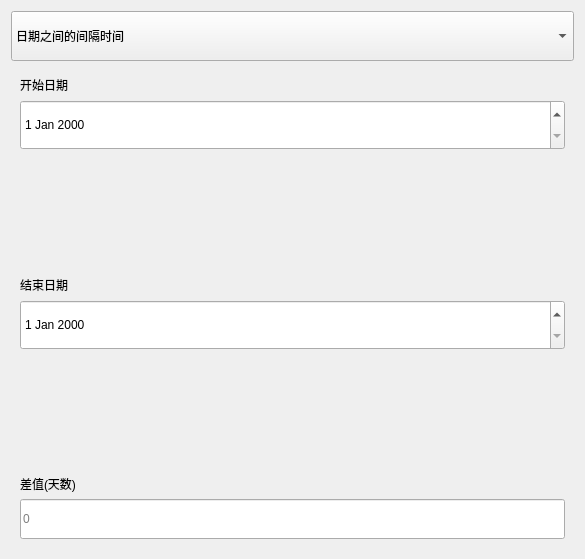
<?xml version="1.0" encoding="UTF-8"?>
<ui version="4.0">
 <class>date</class>
 <widget class="QWidget" name="date">
  <property name="geometry">
   <rect>
    <x>0</x>
    <y>0</y>
    <width>585</width>
    <height>559</height>
   </rect>
  </property>
  <property name="windowTitle">
   <string>日期计算模式</string>
  </property>
  <layout class="QVBoxLayout" name="verticalLayout_2">
   <item>
    <widget class="QComboBox" name="comboBox">
     <property name="minimumSize">
      <size>
       <width>0</width>
       <height>50</height>
      </size>
     </property>
     <item>
      <property name="text">
       <string>日期之间的间隔时间</string>
      </property>
     </item>
     <item>
      <property name="text">
       <string>添加或减去天数</string>
      </property>
     </item>
    </widget>
   </item>
   <item>
    <widget class="QStackedWidget" name="stackedWidget">
     <property name="currentIndex">
      <number>0</number>
     </property>
     <widget class="QWidget" name="page">
      <layout class="QVBoxLayout" name="verticalLayout_9">
       <item>
        <layout class="QVBoxLayout" name="verticalLayout">
         <item>
          <widget class="QLabel" name="label">
           <property name="text">
            <string>开始日期</string>
           </property>
          </widget>
         </item>
         <item>
          <widget class="QDateEdit" name="dateEdit">
           <property name="minimumSize">
            <size>
             <width>0</width>
             <height>50</height>
            </size>
           </property>
          </widget>
         </item>
         <item>
          <spacer name="verticalSpacer_2">
           <property name="orientation">
            <enum>Qt::Orientation::Vertical</enum>
           </property>
           <property name="sizeHint" stdset="0">
            <size>
             <width>20</width>
             <height>105</height>
            </size>
           </property>
          </spacer>
         </item>
         <item>
          <widget class="QLabel" name="label_2">
           <property name="text">
            <string>结束日期</string>
           </property>
          </widget>
         </item>
         <item>
          <widget class="QDateEdit" name="dateEdit_2">
           <property name="minimumSize">
            <size>
             <width>0</width>
             <height>50</height>
            </size>
           </property>
          </widget>
         </item>
         <item>
          <spacer name="verticalSpacer_5">
           <property name="orientation">
            <enum>Qt::Orientation::Vertical</enum>
           </property>
           <property name="sizeHint" stdset="0">
            <size>
             <width>20</width>
             <height>40</height>
            </size>
           </property>
          </spacer>
         </item>
         <item>
          <widget class="QLabel" name="label_3">
           <property name="text">
            <string>差值(天数)</string>
           </property>
          </widget>
         </item>
         <item>
          <widget class="QLineEdit" name="lineEdit">
           <property name="minimumSize">
            <size>
             <width>0</width>
             <height>40</height>
            </size>
           </property>
           <property name="placeholderText">
            <string>0</string>
           </property>
          </widget>
         </item>
        </layout>
       </item>
      </layout>
     </widget>
     <widget class="QWidget" name="page_2">
      <layout class="QVBoxLayout" name="verticalLayout_8">
       <item>
        <layout class="QVBoxLayout" name="verticalLayout_3">
         <item>
          <widget class="QLabel" name="label_4">
           <property name="text">
            <string>开始日期</string>
           </property>
          </widget>
         </item>
         <item>
          <widget class="QDateEdit" name="dateEdit_4">
           <property name="sizePolicy">
            <sizepolicy hsizetype="Minimum" vsizetype="Preferred">
             <horstretch>0</horstretch>
             <verstretch>0</verstretch>
            </sizepolicy>
           </property>
           <property name="minimumSize">
            <size>
             <width>0</width>
             <height>50</height>
            </size>
           </property>
          </widget>
         </item>
        </layout>
       </item>
       <item>
        <spacer name="verticalSpacer">
         <property name="orientation">
          <enum>Qt::Orientation::Vertical</enum>
         </property>
         <property name="sizeHint" stdset="0">
          <size>
           <width>20</width>
           <height>63</height>
          </size>
         </property>
        </spacer>
       </item>
       <item>
        <layout class="QHBoxLayout" name="horizontalLayout">
         <item>
          <spacer name="horizontalSpacer_5">
           <property name="orientation">
            <enum>Qt::Orientation::Horizontal</enum>
           </property>
           <property name="sizeHint" stdset="0">
            <size>
             <width>40</width>
             <height>20</height>
            </size>
           </property>
          </spacer>
         </item>
         <item>
          <widget class="QRadioButton" name="radioButton">
           <property name="text">
            <string>添加</string>
           </property>
          </widget>
         </item>
         <item>
          <spacer name="horizontalSpacer_7">
           <property name="orientation">
            <enum>Qt::Orientation::Horizontal</enum>
           </property>
           <property name="sizeHint" stdset="0">
            <size>
             <width>40</width>
             <height>20</height>
            </size>
           </property>
          </spacer>
         </item>
         <item>
          <widget class="QRadioButton" name="radioButton_2">
           <property name="text">
            <string>减去</string>
           </property>
          </widget>
         </item>
         <item>
          <spacer name="horizontalSpacer_6">
           <property name="orientation">
            <enum>Qt::Orientation::Horizontal</enum>
           </property>
           <property name="sizeHint" stdset="0">
            <size>
             <width>40</width>
             <height>20</height>
            </size>
           </property>
          </spacer>
         </item>
        </layout>
       </item>
       <item>
        <spacer name="verticalSpacer_3">
         <property name="orientation">
          <enum>Qt::Orientation::Vertical</enum>
         </property>
         <property name="sizeHint" stdset="0">
          <size>
           <width>20</width>
           <height>62</height>
          </size>
         </property>
        </spacer>
       </item>
       <item>
        <layout class="QHBoxLayout" name="horizontalLayout_2">
         <item>
          <spacer name="horizontalSpacer">
           <property name="orientation">
            <enum>Qt::Orientation::Horizontal</enum>
           </property>
           <property name="sizeHint" stdset="0">
            <size>
             <width>40</width>
             <height>20</height>
            </size>
           </property>
          </spacer>
         </item>
         <item>
          <layout class="QVBoxLayout" name="verticalLayout_4">
           <item>
            <widget class="QLabel" name="label_5">
             <property name="text">
              <string>年</string>
             </property>
            </widget>
           </item>
           <item>
            <widget class="QComboBox" name="comboBox_2">
             <property name="minimumSize">
              <size>
               <width>100</width>
               <height>35</height>
              </size>
             </property>
            </widget>
           </item>
          </layout>
         </item>
         <item>
          <spacer name="horizontalSpacer_2">
           <property name="orientation">
            <enum>Qt::Orientation::Horizontal</enum>
           </property>
           <property name="sizeHint" stdset="0">
            <size>
             <width>40</width>
             <height>20</height>
            </size>
           </property>
          </spacer>
         </item>
         <item>
          <layout class="QVBoxLayout" name="verticalLayout_5">
           <item>
            <widget class="QLabel" name="label_6">
             <property name="text">
              <string>月</string>
             </property>
            </widget>
           </item>
           <item>
            <widget class="QComboBox" name="comboBox_3">
             <property name="minimumSize">
              <size>
               <width>100</width>
               <height>35</height>
              </size>
             </property>
            </widget>
           </item>
          </layout>
         </item>
         <item>
          <spacer name="horizontalSpacer_3">
           <property name="orientation">
            <enum>Qt::Orientation::Horizontal</enum>
           </property>
           <property name="sizeHint" stdset="0">
            <size>
             <width>40</width>
             <height>20</height>
            </size>
           </property>
          </spacer>
         </item>
         <item>
          <layout class="QVBoxLayout" name="verticalLayout_6">
           <item>
            <widget class="QLabel" name="label_7">
             <property name="text">
              <string>日</string>
             </property>
            </widget>
           </item>
           <item>
            <widget class="QComboBox" name="comboBox_4">
             <property name="minimumSize">
              <size>
               <width>100</width>
               <height>35</height>
              </size>
             </property>
            </widget>
           </item>
          </layout>
         </item>
         <item>
          <spacer name="horizontalSpacer_4">
           <property name="orientation">
            <enum>Qt::Orientation::Horizontal</enum>
           </property>
           <property name="sizeHint" stdset="0">
            <size>
             <width>40</width>
             <height>20</height>
            </size>
           </property>
          </spacer>
         </item>
        </layout>
       </item>
       <item>
        <spacer name="verticalSpacer_4">
         <property name="orientation">
          <enum>Qt::Orientation::Vertical</enum>
         </property>
         <property name="sizeHint" stdset="0">
          <size>
           <width>20</width>
           <height>63</height>
          </size>
         </property>
        </spacer>
       </item>
       <item>
        <layout class="QVBoxLayout" name="verticalLayout_7">
         <item>
          <widget class="QLabel" name="label_8">
           <property name="text">
            <string>日期</string>
           </property>
          </widget>
         </item>
         <item>
          <widget class="QLineEdit" name="lineEdit_2">
           <property name="sizePolicy">
            <sizepolicy hsizetype="Expanding" vsizetype="Preferred">
             <horstretch>0</horstretch>
             <verstretch>0</verstretch>
            </sizepolicy>
           </property>
           <property name="minimumSize">
            <size>
             <width>0</width>
             <height>40</height>
            </size>
           </property>
           <property name="placeholderText">
            <string>0</string>
           </property>
          </widget>
         </item>
        </layout>
       </item>
      </layout>
     </widget>
    </widget>
   </item>
  </layout>
 </widget>
 <resources/>
 <connections/>
</ui>
